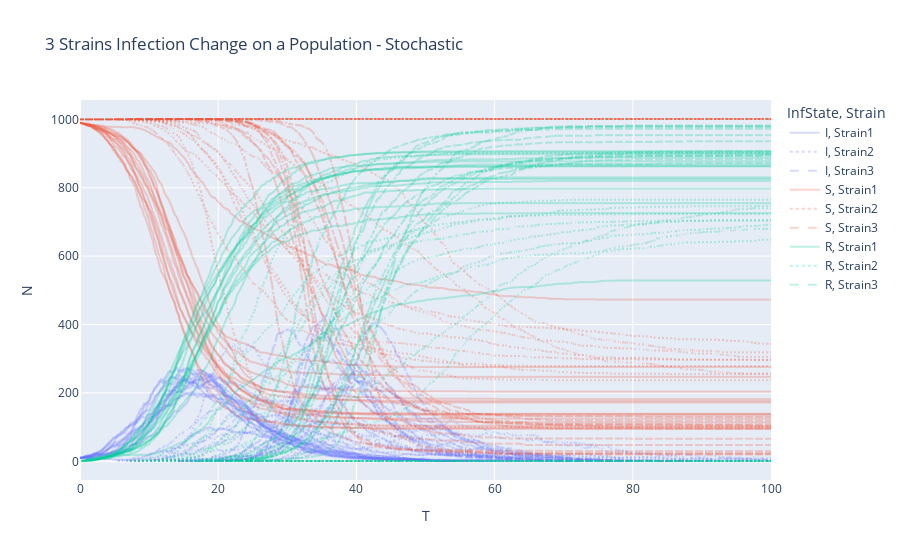

The notebook cell this image was saved under:
### Markdown cell above
Plot the graph.

### Code cell
long_epi_stoch = all_sims.melt(id_vars=['N','T','sim'], value_vars=['Strain1', 'Strain2', 'Strain3'], var_name='Strain', value_name="InfState")
long_epi_stoch = long_epi_stoch.groupby(["T","Strain","InfState","sim"]).sum().reset_index()

epi_fig_stoch = px.line(long_epi_stoch, x="T", y="N", color="InfState", line_dash="Strain", line_group="sim", title='3 Strains Infection Change on a Population - Stochastic')
epi_fig_stoch.update_traces(opacity=0.25)
epi_fig_stoch.show()
